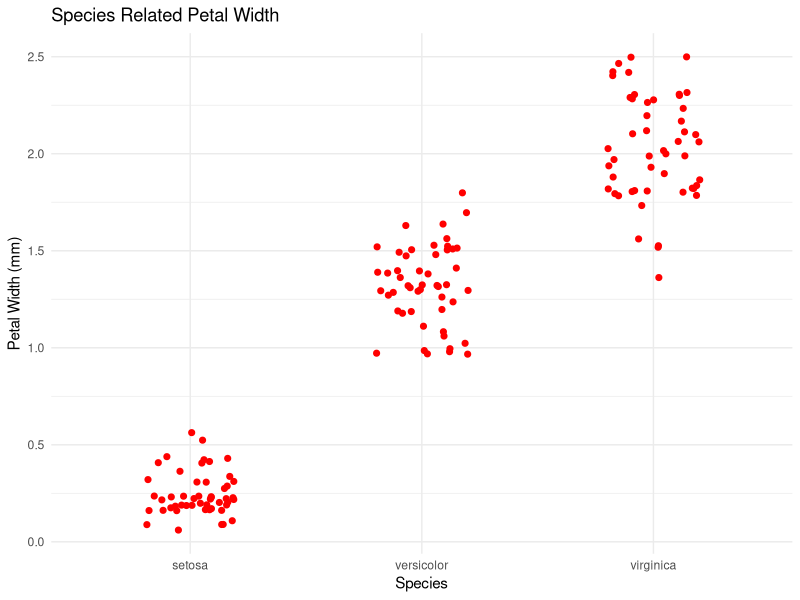
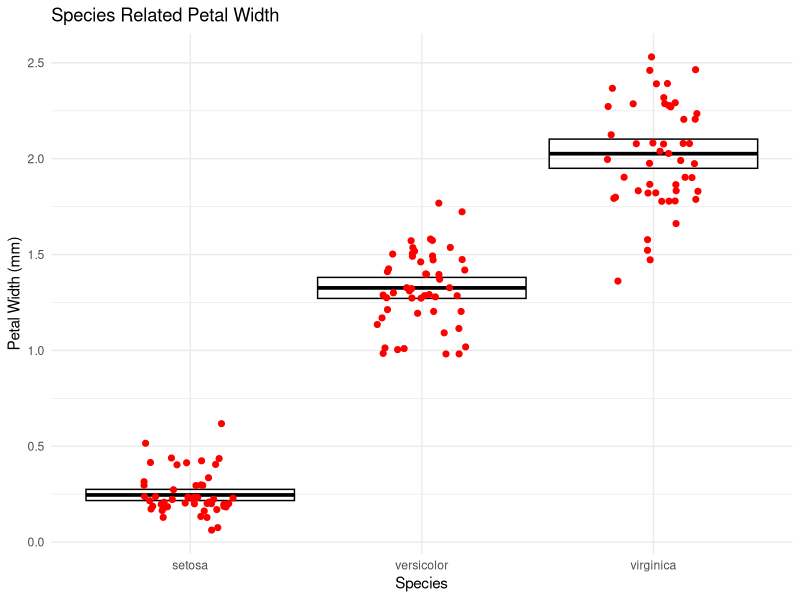
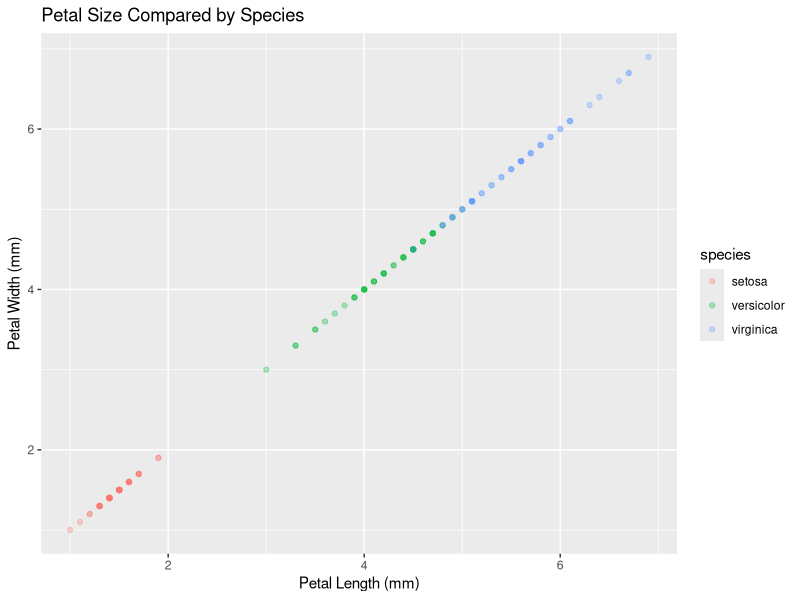

The R script that drew these images, in order:
library(tidyverse)
library(dplyr)
library(ggplot2)
iris <- as_tibble(iris) # so it prints a little nicer

# Question 1
iris <- rename(iris, sepal_length = Sepal.Length , sepal_width = Sepal.Width, 
       petal_length = Petal.Length, petal_width = Petal.Width, species = Species)

# Question 2
iris <- mutate(iris, sepal_length = sepal_length * 10)

# Question 3
iris <- mutate(iris, sepal_area = sepal_length * sepal_width,
               petal_area = petal_length * petal_width)
iris_selected <- select(iris, sepal_area, petal_area, species)
print(iris_selected)

# Question 4 
sepal_stats <- iris %>%
  summarise(
    sample_size = n(),
    maximum = max(sepal_length),
    minimum = min(sepal_length),
    range = maximum - minimum,
    median = median(sepal_length),
    q1 = quantile(sepal_length, 0.25),
    q3 = quantile(sepal_length, 0.75),
    interquartile_range = IQR(sepal_length)
  )
print(sepal_stats)

# Question 5
petal_width_stats <- iris %>%
  group_by(species) %>%
  summarise(
    sample_size = n(),
    mean = mean(petal_width),
    std_dev = sd(petal_width),
    variance = var(petal_width),
    std_error = std_dev / sqrt(sample_size),
    ci_95 = 1.96 * std_error  
  )
  
# Question 6
ggplot(iris, aes(x = species, y = petal_width)) +
  geom_jitter(width = 0.2, size = 1.75, color = "red") +  
  labs(
    title = "Species Related Petal Width",
    x = "Species",
    y = "Petal Width (mm)"
  ) + theme_minimal()

# Question 7
petal_grouped <- iris %>%
  group_by(species)
petal_summary <- summarize(petal_grouped, 
          mean_width = mean(petal_width),
          sem = sd(petal_width) / sqrt(n()),
          ci_upper_limit = mean_width + 1.96 * sem,
          ci_lower_limit = mean_width - 1.96 * sem)
ggplot(iris, aes(x = species, y = petal_width)) +
  geom_crossbar(data = petal_summary, 
  mapping = aes(x = species, y = mean_width, ymax = ci_upper_limit,
                ymin = ci_lower_limit), color = "black") +
  geom_jitter(width = 0.2, size = 1.75, color = "red") +  
  labs(
    title = "Species Related Petal Width",
    x = "Species",
    y = "Petal Width (mm)"
  ) + theme_minimal()

# Question 8
ggplot(data = iris) +
  geom_point(mapping = aes(x = petal_length, y = petal_length, color = species),
             alpha = 0.3) +
  labs(title = "Petal Size Compared by Species", 
       x = "Petal Length (mm)", y = "Petal Width (mm)")

